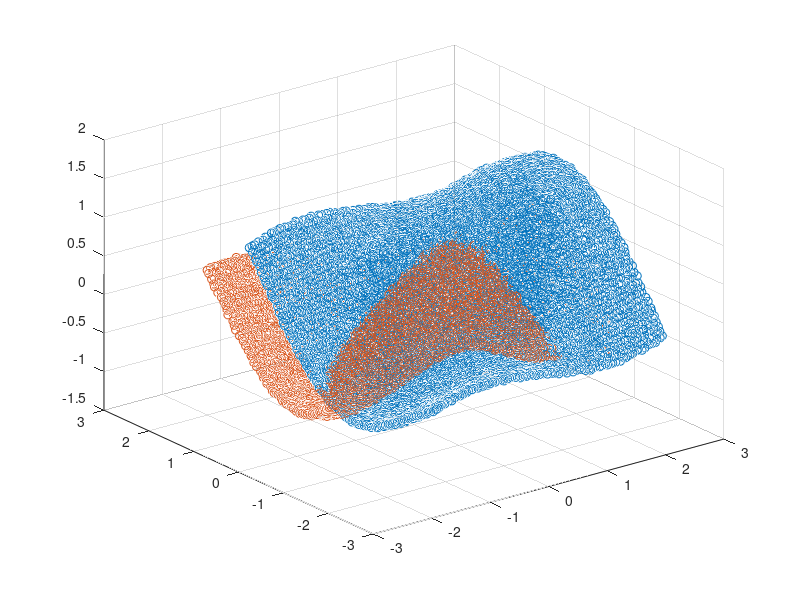

The MATLAB source for this figure: (Note: this script raises an error after producing the figure.)
%% The ICP algorithm on toy data
load('Data/source.mat');
load('Data/target.mat');

scatter3(source(1,:), source(2,:), source(3,:), 'bo');
hold on
scatter3(target(1,:), target(2,:), target(3,:), 'ro');
hold off

[R, t, ~, ~]  = ICP(source, target); %, 'random', .1 );
moved = R*source + repmat(t, [1, size(source,2)]);

figure()
scatter3(moved(1,:), moved(2,:), moved(3,:), 'bo');
hold on
scatter3(target(1,:), target(2,:), target(3,:), 'ro');
hold off

%% Testing optimised ICP
% it is advised not to run this function, because it takes a long time,
% and the results are available in the report
% testing_optimised_ICP()

%% Constructing a 3D model

% merging method according to assingment
cloud31 = merge_scenes("all_frames", "consecutive", "points");
cloud32a = merge_scenes("every_other_frame", "all_previous", "points");
cloud32b = merge_scenes("all_frames", "all_previous", "points");
% experimental method for slightly better alignment
cloud = merge_scenes("all_frames", "consecutive", "normals");

% show the 3D model
%show_cloud(cloud31, 50000);
%show_cloud(cloud32a, 50000);
%show_cloud(cloud32b, 50000);
show_cloud(cloud, 50000);
